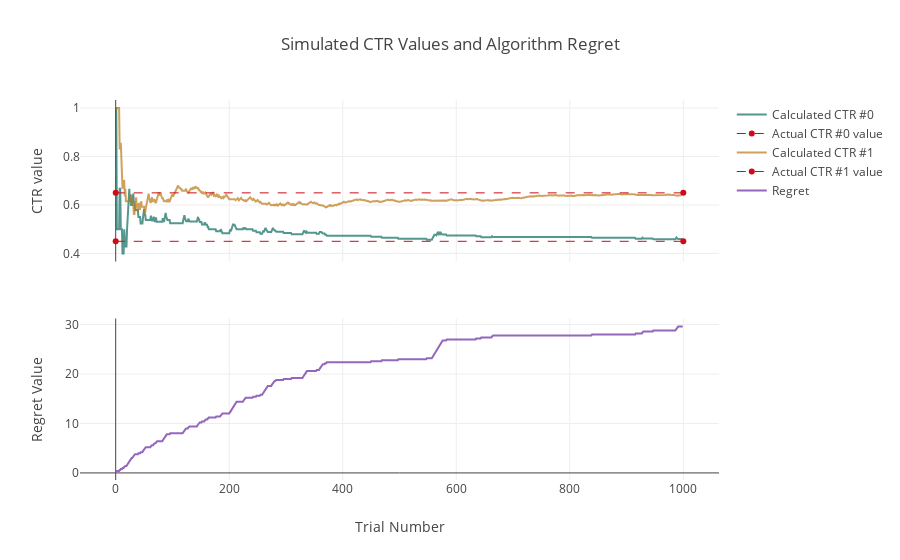

Notebook cell for this chart:
### Code cell
algorithm_performance()

### Figure 1 — Plotly figure (JSON) as saved in the notebook; plotly's stock layout.template omitted (floating-point values rounded to 4 significant figures; data arrays with more than 128 entries replaced by an {"elided": "..."} marker saying what was removed)
{"data": [{"line": {"color": "rgba(10, 108, 94, .7)", "width": 2}, "name": "Calculated CTR #0", "type": "scatter", "uid": "8d78919a-caa5-4921-bcc4-34b0fd6d7d22", "x": {"elided": "1000 int values"}, "xaxis": "x", "y": {"elided": "999 float values"}, "yaxis": "y"}, {"line": {"color": "rgb(205, 12, 24)", "dash": "dash", "width": 1}, "name": "Actual CTR #0 value", "type": "scatter", "uid": "8e9c441d-8b8a-4f55-86de-3d6a1418e156", "x": [0, 1000], "xaxis": "x", "y": [0.45, 0.45], "yaxis": "y"}, {"line": {"color": "rgba(187, 121, 24, .7)", "width": 2}, "name": "Calculated CTR #1", "type": "scatter", "uid": "b4a77e38-74bd-4a77-af24-bb75963bbbbc", "x": {"elided": "1000 int values"}, "xaxis": "x", "y": {"elided": "998 float values"}, "yaxis": "y"}, {"line": {"color": "rgb(205, 12, 24)", "dash": "dash", "width": 1}, "name": "Actual CTR #1 value", "type": "scatter", "uid": "4332a8c7-8d10-46f1-92c6-387bf39661c4", "x": [0, 1000], "xaxis": "x", "y": [0.65, 0.65], "yaxis": "y"}, {"name": "Regret", "type": "scatter", "uid": "12e11aad-bc49-47b4-aca8-e213406e1da7", "x": {"elided": "1000 int values"}, "xaxis": "x", "y": {"elided": "1000 float values"}, "yaxis": "y2"}], "layout": {"title": {"text": "Simulated CTR Values and Algorithm Regret"}, "xaxis": {"anchor": "y2", "domain": [0, 1], "title": {"text": "Trial Number"}}, "yaxis": {"anchor": "free", "domain": [0.575, 1], "position": 0, "title": {"text": "CTR value"}}, "yaxis2": {"anchor": "x", "domain": [0, 0.425], "title": {"text": "Regret Value"}}}}
